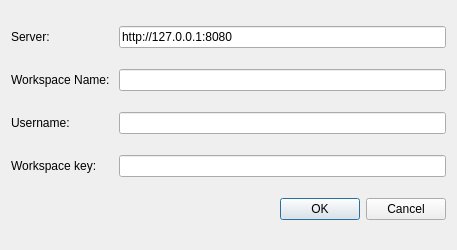
<?xml version="1.0" encoding="UTF-8"?>
<ui version="4.0">
 <class>LDialog</class>
 <widget class="QDialog" name="LDialog">
  <property name="geometry">
   <rect>
    <x>0</x>
    <y>0</y>
    <width>457</width>
    <height>250</height>
   </rect>
  </property>
  <property name="windowTitle">
   <string>Dialog</string>
  </property>
  <layout class="QGridLayout" name="gridLayout">
   <item row="0" column="0">
    <widget class="QLabel" name="label_3">
     <property name="text">
      <string>Server: </string>
     </property>
    </widget>
   </item>
   <item row="0" column="1">
    <widget class="QLineEdit" name="server">
     <property name="text">
      <string>http://127.0.0.1:8080</string>
     </property>
    </widget>
   </item>
   <item row="1" column="0">
    <widget class="QLabel" name="label">
     <property name="text">
      <string>Workspace Name: </string>
     </property>
    </widget>
   </item>
   <item row="1" column="1">
    <widget class="QLineEdit" name="workspacename"/>
   </item>
   <item row="2" column="0">
    <widget class="QLabel" name="label_4">
     <property name="text">
      <string>Username: </string>
     </property>
    </widget>
   </item>
   <item row="2" column="1">
    <widget class="QLineEdit" name="username"/>
   </item>
   <item row="3" column="0">
    <widget class="QLabel" name="label_2">
     <property name="text">
      <string>Workspace key: </string>
     </property>
    </widget>
   </item>
   <item row="3" column="1">
    <widget class="QLineEdit" name="workspacekey"/>
   </item>
   <item row="4" column="1">
    <widget class="QDialogButtonBox" name="buttonBox">
     <property name="orientation">
      <enum>Qt::Orientation::Horizontal</enum>
     </property>
     <property name="standardButtons">
      <set>QDialogButtonBox::StandardButton::Cancel|QDialogButtonBox::StandardButton::Ok</set>
     </property>
    </widget>
   </item>
  </layout>
 </widget>
 <resources/>
 <connections>
  <connection>
   <sender>buttonBox</sender>
   <signal>accepted()</signal>
   <receiver>LDialog</receiver>
   <slot>accept()</slot>
   <hints>
    <hint type="sourcelabel">
     <x>248</x>
     <y>254</y>
    </hint>
    <hint type="destinationlabel">
     <x>157</x>
     <y>274</y>
    </hint>
   </hints>
  </connection>
  <connection>
   <sender>buttonBox</sender>
   <signal>rejected()</signal>
   <receiver>LDialog</receiver>
   <slot>reject()</slot>
   <hints>
    <hint type="sourcelabel">
     <x>316</x>
     <y>260</y>
    </hint>
    <hint type="destinationlabel">
     <x>286</x>
     <y>274</y>
    </hint>
   </hints>
  </connection>
 </connections>
</ui>
